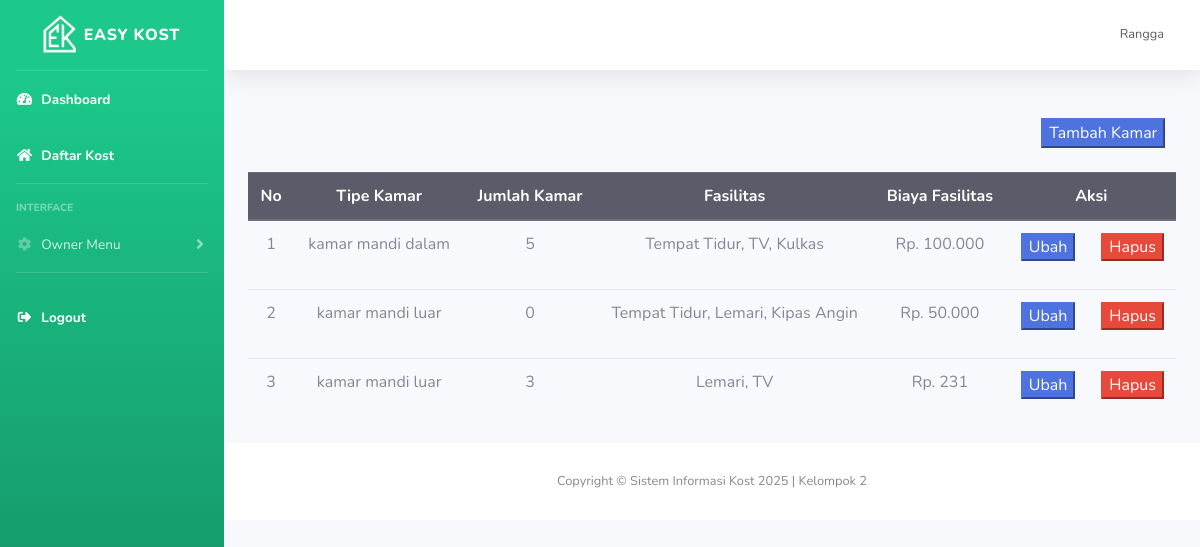
The app's page /kost/daftar-kamar.php?id_kost=4 (signed in) with its own data.
### tables this page shows
CREATE TABLE `kamar` (
  `id_kamar` int(11) NOT NULL,
  `id_kost` int(11) NOT NULL,
  `jumlah_kamar` int(11) NOT NULL,
  `panjang_kamar` int(11) NOT NULL,
  `lebar_kamar` int(11) NOT NULL,
  `tipe_kamar` varchar(255) NOT NULL,
  `biaya_fasilitas` int(11) NOT NULL,
  `fasilitas_kamar` varchar(255) NOT NULL
);

### kost/daftar-kamar.php (the view)
<?php
include "template/header.php";
$id_kost = $_GET['id_kost'];
$query = mysqli_query($koneksi, "SELECT * from kamar WHERE id_kost=$id_kost");
?>
<div class="container">
    <div class="row">
        <div class="col"></div>
        <div class="col-md-2">
            <a href="kamar.php?id_kost=<?php echo $id_kost ?>"><button class="btn-primary">Tambah Kamar</button></a>
        </div>
    </div>
    <br>
    <div class="row">
        <div class="col">
            <table class=" text-center table">
                <thead class="thead-dark">
                    <tr>
                        <th>No</th>
                        <th>Tipe Kamar</th>
                        <th>Jumlah Kamar</th>
                        <th>Fasilitas</th>
                        <th>Biaya Fasilitas</th>
                        <th>Aksi</th>
                    </tr>
                </thead>
                <tbody>
                    <?php
                    $no = 0;
                    while ($d = mysqli_fetch_array($query)) {
                        $no++;
                    ?>
                        <tr>
                            <td><?php echo $no ?></td>
                            <td><?php echo $d['tipe_kamar'] ?></td>
                            <td><?php echo $d['jumlah_kamar'] ?></td>
                            <td><?php echo $d['fasilitas_kamar'] ?></td>
                            <td><?php echo "Rp. " . number_format($d['biaya_fasilitas'], 0, ',', '.')  ?></td>
                            <td>
                                <div class="row">
                                    <div class="col">
                                        <a href="edit-kamar.php?id_kamar=<?php echo $d['id_kamar'] ?>">
                                            <button class="btn-primary">Ubah</button>
                                        </a>
                                    </div>
                                    <div class="col">
                                        <form action="php/kamar_proses.php?id_kamar=<?php echo $d['id_kamar'] ?>" method="post">
                                            <button class="btn-danger" name="hapus_kamar">Hapus</button>
                                        </form>
                                    </div>
                                </div>
                            </td>
                        </tr>
                    <?php
                    }
                    ?>
                </tbody>
            </table>
        </div>
    </div>
</div>
<?php
include "template/footer.php";
?>

### records on screen
kamar: tipe_kamar "kamar mandi dalam", jumlah_kamar "5", fasilitas_kamar "Tempat Tidur, TV, Kulkas", biaya_fasilitas "100.000"
kamar: tipe_kamar "kamar mandi luar", jumlah_kamar "0", fasilitas_kamar "Tempat Tidur, Lemari, Kipas Angin", biaya_fasilitas "50.000"
kamar: tipe_kamar "kamar mandi luar", jumlah_kamar "3", fasilitas_kamar "Lemari, TV", biaya_fasilitas "231"

### other values on screen
$_SESSION['username'] "Rangga"
